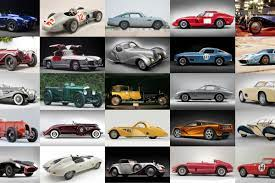
#> input picture CAR.jpg, 275 x 183 px, given in place of the camera
$ python motion.py
#> lines starting #> are read from the running program, lines starting #| are printed output that depends on the picture
import cv2 ,time,pandas
from datetime import datetime


def Motion():
    motion_list=[None,None]
    time=[]
    df=pandas.DataFrame(columns=["start",'end'])
    cap=cv2.VideoCapture(0)
    first_frame=None
    while True:
        check,frame=cap.read()
#> frame is the input picture: shape (183, 275, 3); mean B, G, R 123, 126.6, 132.4
        motion=0
        gray=cv2.cvtColor(frame,cv2.COLOR_BGR2GRAY)
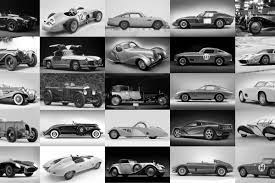
#> gray: shape (183, 275); min 0, max 255, mean 127.9
        gray=cv2.GaussianBlur(gray,(21,21),0)
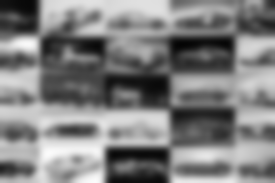
#> gray: shape (183, 275); min 4, max 251, mean 127.9
        if first_frame is None:
            first_frame=gray
            continue
        delta_frame=cv2.absdiff(first_frame,gray)
        threshold_frame=cv2.threshold(delta_frame,50,255,cv2.THRESH_BINARY)[1]
        threshold_frame=cv2.dilate(threshold_frame,None,iterations=2)
        (cntr,_)=cv2.findContours(threshold_frame.copy(),cv2.
            RETR_EXTERNAL,cv2.CHAIN_APPROX_SIMPLE)
        for contour in cntr:
            if cv2.contourArea(contour)<1000:
                continue
            motion=1
            (x,y,w,h) =cv2.boundingRect(contour)
            cv2.rectangle(frame,(x,y),(x+w,y+h),(220,255,175),3)
        motion_list.append(motion)
        motion_list=motion_list[-2:]
        if motion_list[-1]==1 and motion_list[-2]==0:
            time.append(datetime.now())
        if motion_list[-1]==0 and motion_list[-2]==1:
            time.append(datetime.now())

        cv2.imshow("Motion",frame)
        key=cv2.waitKey(1)
        if key==ord('q'):
            if motion==1:
                time.append(datetime.now())
            break
    for i in range(0,len(time),2):
        df=df.append({"start":time[i],"end":time[i+1]},ignore_index=True)
#> this loop made 0 passes
    df.to_csv("time_of_motion.csv")
    cap.release()
    cv2.destroyAllWindows()
Motion()
